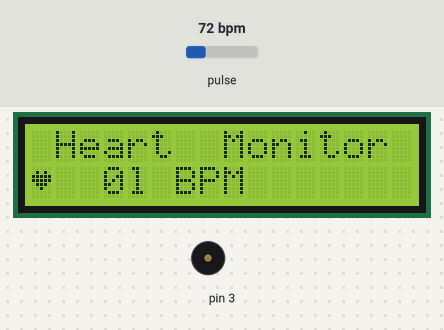
The sketch below on a simulated Arduino Uno, built with avr-gcc and run on an emulated ATmega328P. Shown: 16×2 character LCD, buzzer (waves = sounding). The inputs (shaded band) are chosen by the test bench; at power-on: pulse 72 bpm.

Above: at 7.3 s.
At 8.3 s:
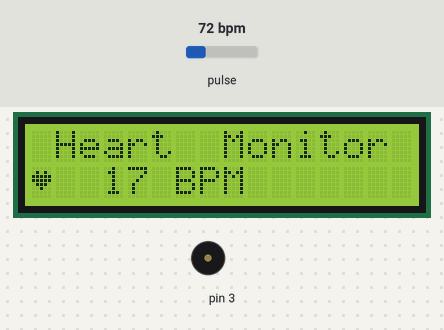
8.4 s: pulse set to 42 bpm
At 10.5 s:
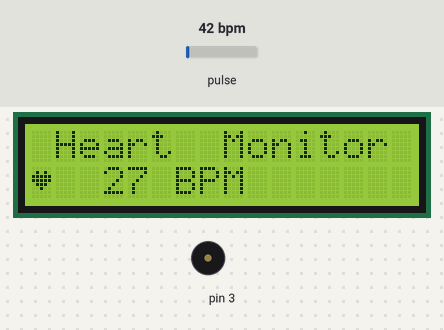
11.4 s: pulse set to 70 bpm
At 12.1 s:
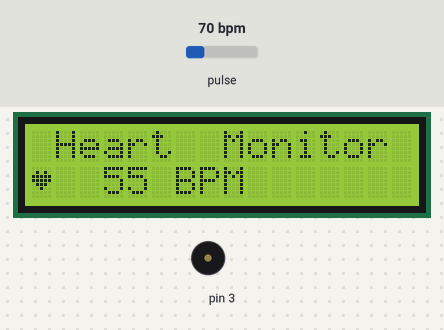
13.3 s: pulse set to 130 bpm
At 13.61 s:
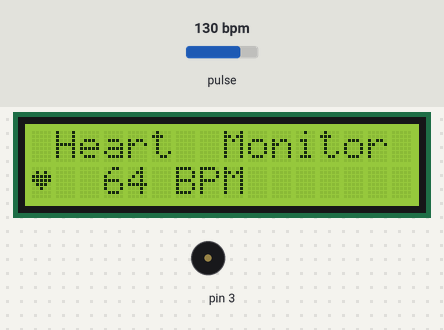
Timing chart, 0 to 20.8 s (numbered marks = the images above; inputs shaded):
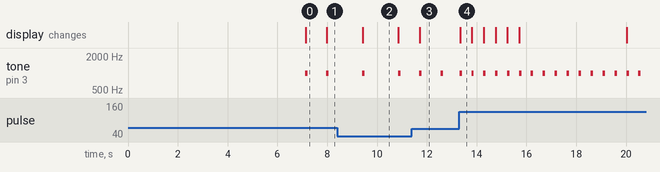

Measured:
- after the input at 8.4 s, tone on pin 3: alternates 1000 Hz for 0.10 s and silent for 1.3 s, starting after 1.0 s
- after the input at 11.4 s, the display: changes after 0.32 s (image 3)
- after the input at 13.3 s, tone on pin 3: alternates 1000 Hz for 0.10 s and silent for 0.38 s, starting at once
- by itself, tone on pin 3: alternates 1000 Hz for 0.10 s and silent for 0.76 s
- what the display in image 0 shows lasts 0.9 s, from 7.1 s to 8.0 s
- what the display in image 2 shows lasts 1.5 s, from 9.4 s to 10.9 s
- what the display in image 4 shows lasts 0.5 s, from 13.3 s to 13.8 s

The sketch:

code.ino
```cpp
//Importing Libraries
#include <Wire.h>
#include "MAX30105.h"
#include <LiquidCrystal_I2C.h>
#include "heartRate.h"
//Heart Shape in I2C
uint8_t heart[8] = {0x0, 0xa, 0x1f, 0x1f, 0xe, 0x4, 0x0};
MAX30105 particleSensor;
LiquidCrystal_I2C lcd(0x27, 16, 2);

const byte RATE_SIZE = 4; //Increase this for more averaging. 4 is good.
byte rates[RATE_SIZE]; //Array of heart rates
byte rateSpot = 0;
long lastBeat = 0; //Time at which the last beat occurred
float beatsPerMinute;
int beatAvg;

void setup()
{
  pinMode(3, OUTPUT);
  Serial.begin(115200);
  //Initializing I2C
  lcd.begin();
  lcd.backlight();
  lcd.createChar(1, heart);
  //Printing on the I2C
  lcd.home();
  lcd.print(" Heart  Monitor");
  lcd.setCursor(0,1);
  lcd.write(1);
  lcd.setCursor(2,1);
  lcd.print("Calibrating...");
  delay(7000);
  // Initializing the MAX30102 SENSOR
  if (!particleSensor.begin(Wire, I2C_SPEED_FAST)) //Use default I2C port, 400kHz speed
  {
    Serial.println("MAX30102 was not found. Please check wiring/power. ");
    while (1);
  }
  particleSensor.setup(); //Configure sensor with default settings
  particleSensor.setPulseAmplitudeRed(0x0A); //Turn Red LED to low to indicate sensor is running
  particleSensor.setPulseAmplitudeGreen(0); //Turn off Green LED
}

void loop()
{
  long irValue = particleSensor.getIR();
  if (checkForBeat(irValue) == true) //Detecting the heart beat
  {
    //Beep the Piezo Buzzer at the same time as the heart beat
    noTone(3);
    int beepDuration = 100; // Beep duration in milliseconds
    int beepFrequency = 1000; // Beep frequency in hertz
    tone(3, beepFrequency, beepDuration);

    long delta = millis() - lastBeat;
    lastBeat =   millis();

    beatsPerMinute = 60 / (delta / 1000.0);

    if (beatsPerMinute < 255 && beatsPerMinute > 20)
    {
      rates[rateSpot++] = (byte)beatsPerMinute; //Store this reading in the array
      rateSpot %= RATE_SIZE; //Wrap variable
      //Take average of readings
      beatAvg = 0;
      for (byte x = 0 ; x < RATE_SIZE ; x++)
        beatAvg += rates[x];
      beatAvg /= RATE_SIZE;
    }
  }
  //Printing the Heartrate BPM on the I2C Interface
  if (irValue < 50000) {
    lcd.setCursor(2,1);
    lcd.print("No Finger");
    tone(3, 1000);
  } else {
    if (beatAvg < 100){
      lcd.setCursor(2,1);
      lcd.print(" ");
      lcd.setCursor(3,1);
      lcd.print(beatAvg);
    } else {
      lcd.setCursor(2,1);
      lcd.print(beatAvg);
    }
    lcd.setCursor(5,1);
    lcd.print(" BPM       ");
  }
}
```
